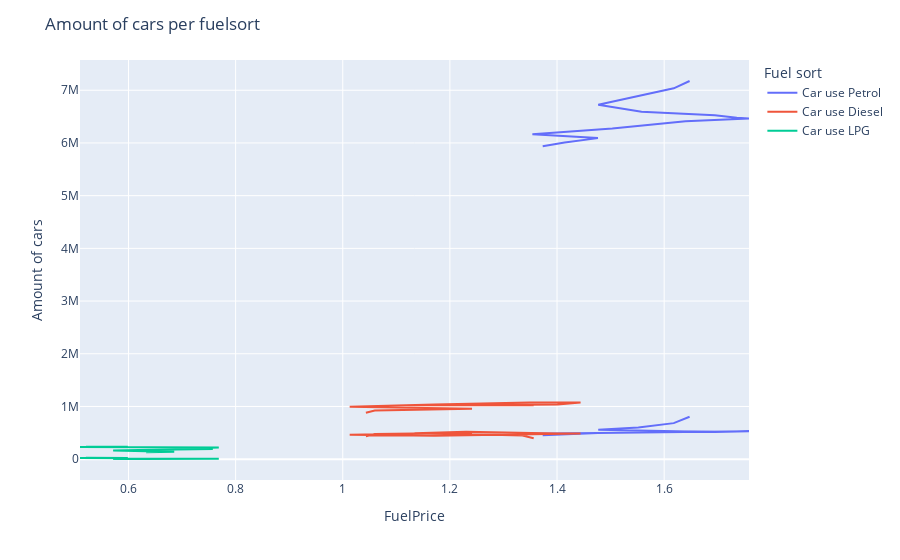

Notebook source saved alongside this figure:
### Markdown cell above
As visible in the table above, both used datasets are combined into one table. The fuelprices of the different fueltypes are added in the respective rows. Because the datasets are now combined into one table, it is usable to plot figures or graphs.

### Code cell
#These lines of codes are used to make a linegraph for the car use per fuelsort and on the x-axis the fuelprice
labels= ['Car use Petrol', 'Car use Diesel', 'Car use LPG']
fig = px.line(df_traffic, x='FuelPrice', y= labels)

#these lines of code are used to transform the layout of the graph
fig.update_layout(
    title="Amount of cars per fuelsort",
    xaxis_title="FuelPrice",
    yaxis_title="Amount of cars",
    legend_title="Fuel sort",
)


fig.show()

### Figure 1 — Plotly figure (JSON) as saved in the notebook; plotly's stock layout.template omitted (floating-point values rounded to 4 significant figures)
{"data": [{"hovertemplate": "variable=Car use Petrol<br>FuelPrice=%{x}<br>value=%{y}<extra></extra>", "legendgroup": "Car use Petrol", "line": {"color": "#636efa", "dash": "solid"}, "marker": {"symbol": "circle"}, "mode": "lines", "name": "Car use Petrol", "orientation": "v", "showlegend": true, "type": "scatter", "x": [1.373, 1.414, 1.476, 1.354, 1.503, 1.64, 1.758, 1.736, 1.695, 1.558, 1.477, 1.552, 1.618, 1.647, 1.043, 1.06, 1.241, 1.013, 1.171, 1.348, 1.444, 1.421, 1.401, 1.23, 1.134, 1.221, 1.335, 1.356, 0.5205, 0.5383, 0.5988, 0.5095, 0.6443, 0.7004, 0.7686, 0.7317, 0.7574, 0.619, 0.5713, 0.6326, 0.6854, 0.633, 1.373, 1.414, 1.476, 1.354, 1.503, 1.64, 1.758, 1.736, 1.695, 1.558, 1.477, 1.552, 1.618, 1.647, 1.043, 1.06, 1.241, 1.013, 1.171, 1.348, 1.444, 1.421, 1.401, 1.23, 1.134, 1.221, 1.335, 1.356, 0.5205, 0.5383, 0.5988, 0.5095, 0.6443, 0.7004, 0.7686, 0.7317, 0.7574, 0.619, 0.5713, 0.6326, 0.6854, 0.633], "xaxis": "x", "y": [5935907, 6009671, 6091810, 6163467, 6276280, 6411138, 6462415, 6477378, 6526475, 6591655, 6725544, 6883641, 7037340, 7175577, null, null, null, null, null, null, null, null, null, null, null, null, null, null, null, null, null, null, null, null, null, null, null, null, null, null, null, null, 453238, 475088, 496788, 484922, 502537, 526333, 532292, 526364, 513959, 538553, 558307, 600797, 684205, 804327, null, null, null, null, null, null, null, null, null, null, null, null, null, null, null, null, null, null, null, null, null, null, null, null, null, null, null, null], "yaxis": "y"}, {"hovertemplate": "variable=Car use Diesel<br>FuelPrice=%{x}<br>value=%{y}<extra></extra>", "legendgroup": "Car use Diesel", "line": {"color": "#EF553B", "dash": "solid"}, "marker": {"symbol": "circle"}, "mode": "lines", "name": "Car use Diesel", "orientation": "v", "showlegend": true, "type": "scatter", "x": [1.373, 1.414, 1.476, 1.354, 1.503, 1.64, 1.758, 1.736, 1.695, 1.558, 1.477, 1.552, 1.618, 1.647, 1.043, 1.06, 1.241, 1.013, 1.171, 1.348, 1.444, 1.421, 1.401, 1.23, 1.134, 1.221, 1.335, 1.356, 0.5205, 0.5383, 0.5988, 0.5095, 0.6443, 0.7004, 0.7686, 0.7317, 0.7574, 0.619, 0.5713, 0.6326, 0.6854, 0.633, 1.373, 1.414, 1.476, 1.354, 1.503, 1.64, 1.758, 1.736, 1.695, 1.558, 1.477, 1.552, 1.618, 1.647, 1.043, 1.06, 1.241, 1.013, 1.171, 1.348, 1.444, 1.421, 1.401, 1.23, 1.134, 1.221, 1.335, 1.356, 0.5205, 0.5383, 0.5988, 0.5095, 0.6443, 0.7004, 0.7686, 0.7317, 0.7574, 0.619, 0.5713, 0.6326, 0.6854, 0.633], "xaxis": "x", "y": [null, null, null, null, null, null, null, null, null, null, null, null, null, null, 880699, 924147, 956487, 994891, 1035778, 1076631, 1075810, 1057526, 1038597, 1022867, 1022586, 1031970, 1036333, 1022820, null, null, null, null, null, null, null, null, null, null, null, null, null, null, null, null, null, null, null, null, null, null, null, null, null, null, null, null, 435882, 477237, 501743, 463914, 443888, 470670, 487247, 476729, 485506, 520716, 492528, 476169, 450562, 396311, null, null, null, null, null, null, null, null, null, null, null, null, null, null], "yaxis": "y"}, {"hovertemplate": "variable=Car use LPG<br>FuelPrice=%{x}<br>value=%{y}<extra></extra>", "legendgroup": "Car use LPG", "line": {"color": "#00cc96", "dash": "solid"}, "marker": {"symbol": "circle"}, "mode": "lines", "name": "Car use LPG", "orientation": "v", "showlegend": true, "type": "scatter", "x": [1.373, 1.414, 1.476, 1.354, 1.503, 1.64, 1.758, 1.736, 1.695, 1.558, 1.477, 1.552, 1.618, 1.647, 1.043, 1.06, 1.241, 1.013, 1.171, 1.348, 1.444, 1.421, 1.401, 1.23, 1.134, 1.221, 1.335, 1.356, 0.5205, 0.5383, 0.5988, 0.5095, 0.6443, 0.7004, 0.7686, 0.7317, 0.7574, 0.619, 0.5713, 0.6326, 0.6854, 0.633, 1.373, 1.414, 1.476, 1.354, 1.503, 1.64, 1.758, 1.736, 1.695, 1.558, 1.477, 1.552, 1.618, 1.647, 1.043, 1.06, 1.241, 1.013, 1.171, 1.348, 1.444, 1.421, 1.401, 1.23, 1.134, 1.221, 1.335, 1.356, 0.5205, 0.5383, 0.5988, 0.5095, 0.6443, 0.7004, 0.7686, 0.7317, 0.7574, 0.619, 0.5713, 0.6326, 0.6854, 0.633], "xaxis": "x", "y": [null, null, null, null, null, null, null, null, null, null, null, null, null, null, null, null, null, null, null, null, null, null, null, null, null, null, null, null, 233798, 231554, 234302, 231368, 227731, 226179, 223586, 209761, 192864, 176069, 163362, 151870, 141170, 130476, null, null, null, null, null, null, null, null, null, null, null, null, null, null, null, null, null, null, null, null, null, null, null, null, null, null, null, null, 26504, 23931, 23208, 20463, 16988, 13888, 10486, 7560, 5744, 4642, 4065, 3757, 3651, 3481], "yaxis": "y"}], "layout": {"legend": {"title": {"text": "Fuel sort"}, "tracegroupgap": 0}, "margin": {"t": 60}, "title": {"text": "Amount of cars per fuelsort"}, "xaxis": {"anchor": "y", "domain": [0, 1], "title": {"text": "FuelPrice"}}, "yaxis": {"anchor": "x", "domain": [0, 1], "title": {"text": "Amount of cars"}}}}
